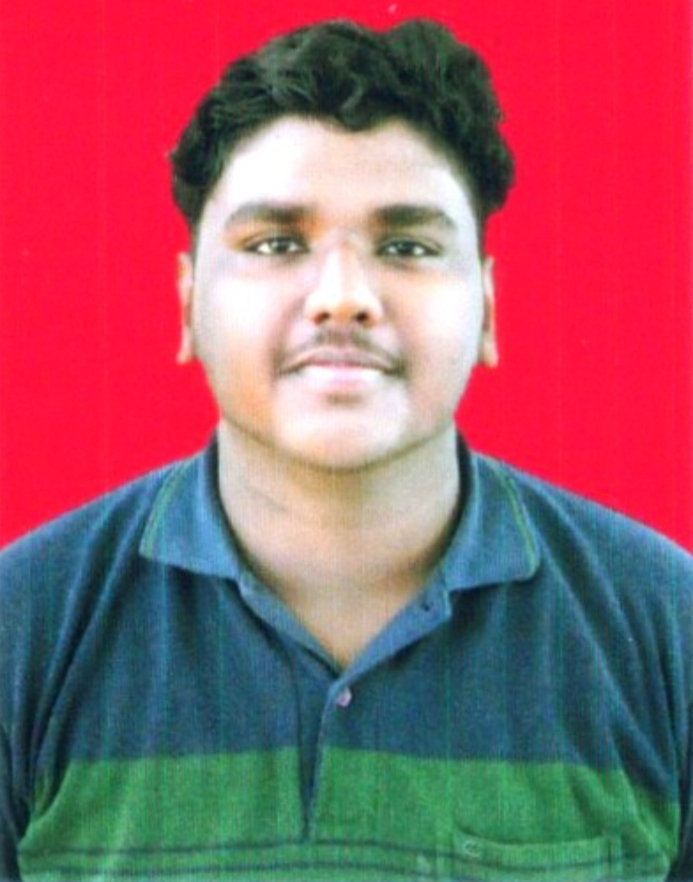
#> input picture joeee.jpg, 693 x 882 px
$ python LP2.py   (older library calls are emulated)
#> lines starting #> are read from the running program, lines starting #| are printed output that depends on the picture; after the words box and inside, x2 and y2 are one past the last pixel; in counts of white or black regions, pixels touching at a corner belong together
import cv2
import matplotlib.pyplot as plt

# Load image in grayscale
image = cv2.imread('joeee.jpg', 0)
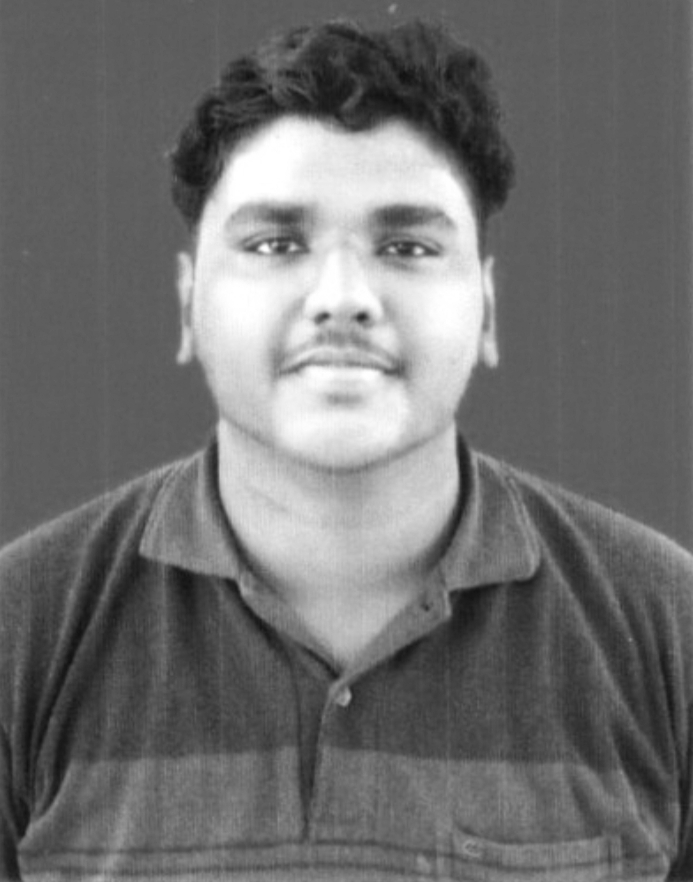
#> image: shape (882, 693); min 16, max 255, mean 111.1

# Apply Canny Edge Detection
edges = cv2.Canny(image, 100, 200)
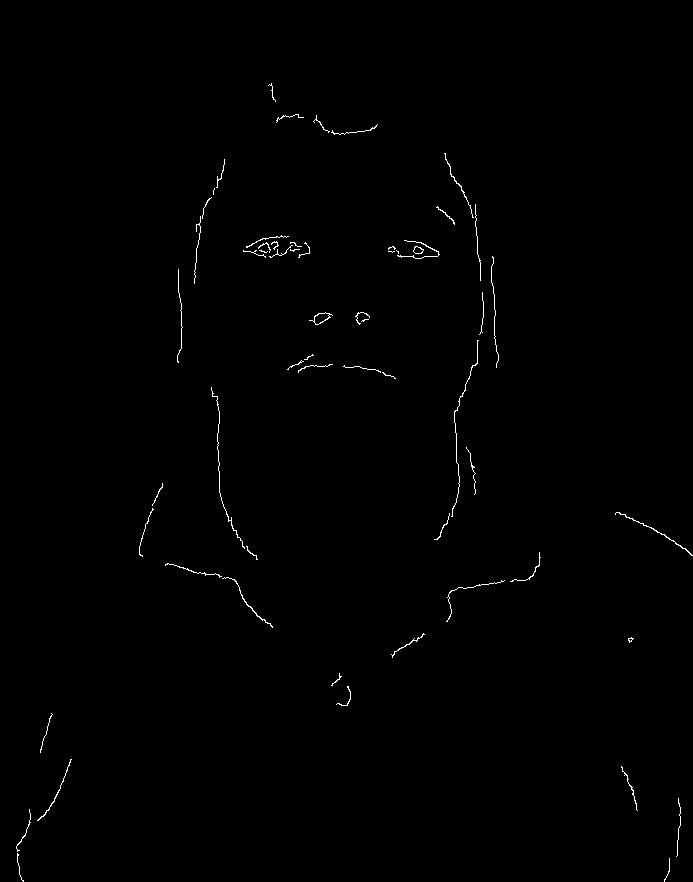
#> edges: shape (882, 693); 0.48% white in thin lines or dots, all inside (x1, y1, x2, y2) = (16, 83, 693, 882)

# Apply Laplacian for Texture Detection
texture = cv2.Laplacian(image, cv2.CV_64F)
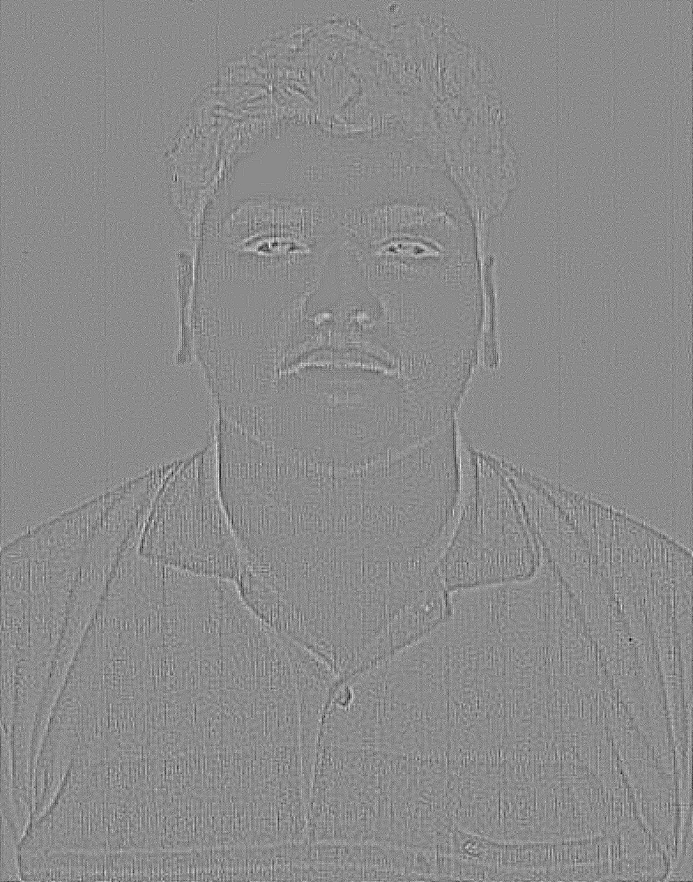
#> texture: shape (882, 693) float64; min -46, max 38, mean 0; drawn with min black and max white

# Display results
titles = ['Original Image', 'Edges', 'Texture']
images = [image, edges, abs(texture)]

for i in range(3):
    plt.subplot(1, 3, i+1)
    plt.title(titles[i])
    plt.imshow(images[i], cmap='gray')
    plt.axis('off')

plt.show()
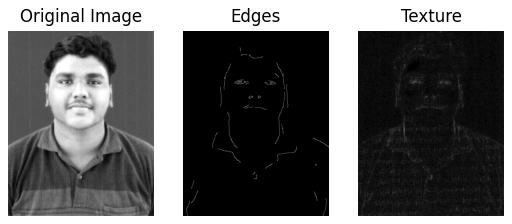
#> figure drawn by matplotlib, 3 panels
